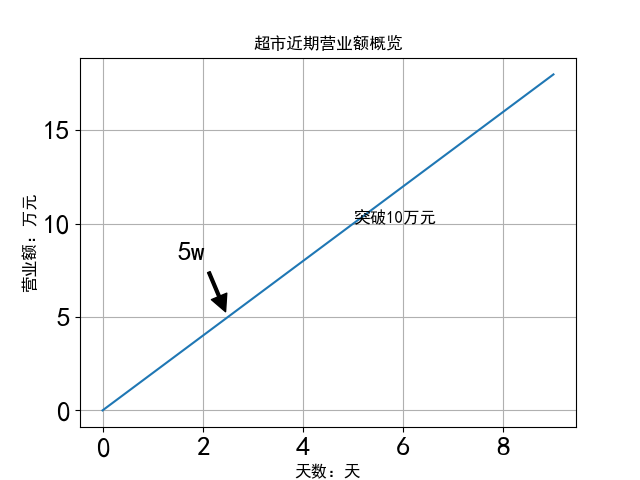

Write Python code to recreate this figure.
# -*- coding: utf-8 -*-
from matplotlib import pyplot as plt
import numpy as np
a = np.arange(10)
plt.plot(a,a*2)
plt.title("超市近期营业额概览",fontproperties='SimHei',fontsize=12)
plt.ylabel("营业额：万元",fontproperties='SimHei',fontsize=12)
plt.xlabel("天数：天",fontproperties='SimHei',fontsize=12)
plt.text(5,10,'突破10万元',fontproperties='SimHei',fontsize=12)
plt.annotate('5w', xy=(2.5,5), xytext=(1.5,8),
             arrowprops=dict(facecolor='black',shrink=0.1,width=2))
#用于设定箭头，xy表示箭头的位置，xytext表示文本的位置，shrink表示箭头周围有空隙
#plt.annotate(s, xy=arrow_crd, xytext=text_crd, arrowprops=dict)
plt.grid(True)
plt.savefig("pyplot的文本显示函数")
plt.show()

